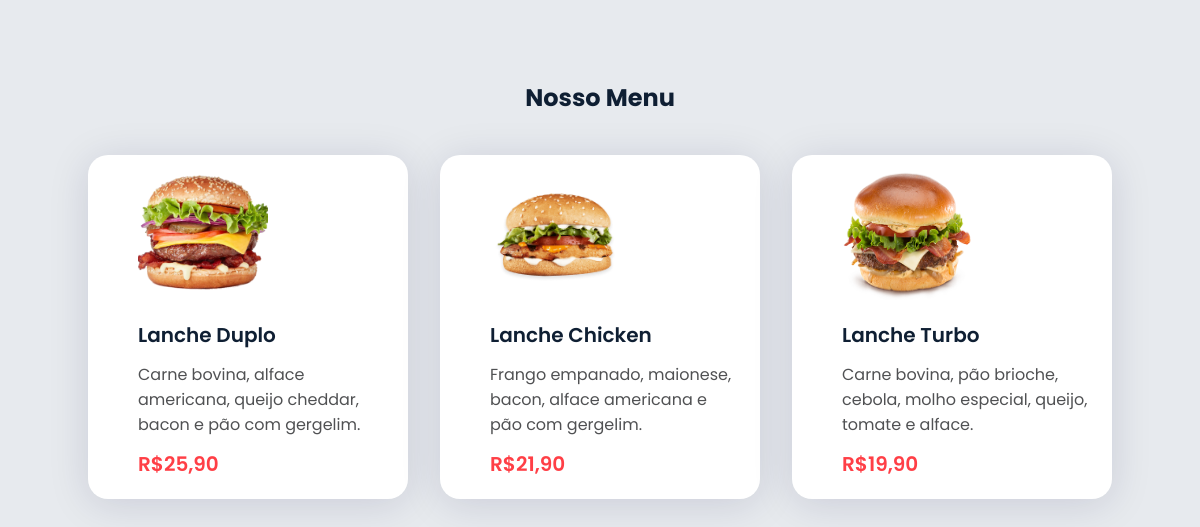
Screenshot of /produtos/2/ with the database file from the repository.
### home/models.py (models this page shows, shortened)
class Produto(models.Model):
    titulo = models.CharField(max_length=50)
    descricao = models.TextField()
    preco = models.DecimalField(max_digits=5, decimal_places=2)
    categoria = models.ForeignKey(Categoria,on_delete=models.PROTECT)
    imagem = models.ImageField()

### home/views.py (the view)
# urls.py: path('produtos/<int:id>/', views.produtos, name='produtos'),
def produtos(request, id):
    produtos = Produto.objects.filter(categoria=id)
    lista_produtos = {'produtos': produtos}
    return render(request, 'produtos.html', lista_produtos)

### delivery/templates/produtos.html (shortened to what this page needs)
{% load static %}
{% block content %}
<!DOCTYPE html>
<html lang="en">
<head>
    <link rel="stylesheet" href="{% static 'css/produtos.css' %}">
</head>
<body>
    <section>
        <h2 class="title">Nosso Menu</h2>
        <div class="menu-container">
            {% for produto in produtos %}
            <div class="cards">
                <div class="box-produtos">
                    <img class="box-img" src="/media/{{produto.imagem}}">
                    <div class="box-text">
                        <h1>{{produto.titulo}}</h1>
                        <p>{{produto.descricao}}</p>
                        <h6>R${{produto.preco}}</h6>
                    </div>
                </div>
            </div>
            {% endfor %}
        </div>
    </section>
</body>
</html>
{% endblock %}

### home/static/css/produtos.css (style rules this page uses)
body { font-family: "Poppins", sans-serif; background-color: #e7eaee; }
* { padding: 0; margin: 0; box-sizing: border-box; }
.title { text-align: center; color: #0F1F33; }
section { padding: 80px 18%; }
.menu-container { grid-template-columns: 320px 320px 320px; grid-gap: 2rem; justify-content: center; margin-top: 40px; display: grid; }
.cards { padding: 15px 50px 20px 50px; background: #ffffff; box-shadow: 0px 5px 40px rgb(19 8 73 / 13%); border-radius: 20px; }
.box-produtos { display: flex; flex-wrap: wrap; align-items: center; justify-content: space-between; gap: 20px; }
.box-img { width: 130px; height: 130px; }
.box-text h1 { color: #0F1F33; font-size: 20px; font-weight: 600; margin-bottom: 12px; }
.box-text p { color: #505153; width: 250px; margin-bottom: 12px; }
.box-text h6 { color: #FF3F46; font-size: 20px; font-weight: 600; }

### rows the page displays
Produto: imagem (picture), titulo "Lanche Duplo", descricao "Carne bovina, alface americana, queijo cheddar, bacon e pão com gergelim.", preco "25,90"
Produto: imagem (picture), titulo "Lanche Chicken", descricao "Frango empanado, maionese, bacon, alface americana e pão com gergelim.", preco "21,90"
Produto: imagem (picture), titulo "Lanche Turbo", descricao "Carne bovina, pão brioche, cebola, molho especial, queijo, tomate e alface.", preco "19,90"
